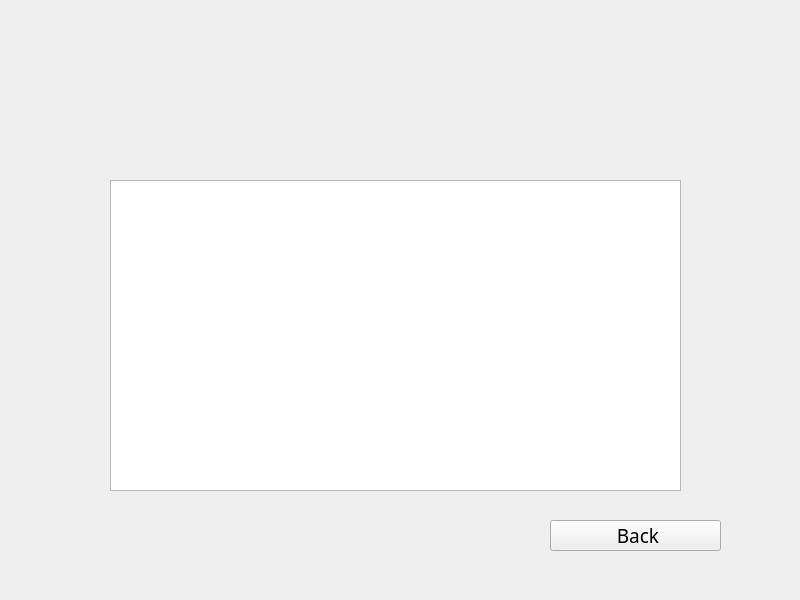
<?xml version="1.0" encoding="UTF-8"?>
<ui version="4.0">
 <class>Rules</class>
 <widget class="QWidget" name="Rules">
  <property name="geometry">
   <rect>
    <x>0</x>
    <y>0</y>
    <width>800</width>
    <height>600</height>
   </rect>
  </property>
  <property name="maximumSize">
   <size>
    <width>800</width>
    <height>600</height>
   </size>
  </property>
  <property name="windowTitle">
   <string>Form</string>
  </property>
  <widget class="QPushButton" name="pushButton">
   <property name="geometry">
    <rect>
     <x>550</x>
     <y>520</y>
     <width>171</width>
     <height>31</height>
    </rect>
   </property>
   <property name="font">
    <font>
     <family>Impact</family>
     <pointsize>14</pointsize>
     <bold>false</bold>
    </font>
   </property>
   <property name="text">
    <string> Back</string>
   </property>
  </widget>
  <widget class="QLabel" name="label">
   <property name="geometry">
    <rect>
     <x>0</x>
     <y>0</y>
     <width>800</width>
     <height>600</height>
    </rect>
   </property>
   <property name="maximumSize">
    <size>
     <width>800</width>
     <height>600</height>
    </size>
   </property>
   <property name="styleSheet">
    <string notr="true">background-image: url(:/new/prefix1/images/rules.png);</string>
   </property>
   <property name="text">
    <string/>
   </property>
  </widget>
  <widget class="QTextEdit" name="textEdit">
   <property name="geometry">
    <rect>
     <x>110</x>
     <y>180</y>
     <width>571</width>
     <height>311</height>
    </rect>
   </property>
  </widget>
  <zorder>label</zorder>
  <zorder>pushButton</zorder>
  <zorder>textEdit</zorder>
 </widget>
 <resources/>
 <connections/>
</ui>
